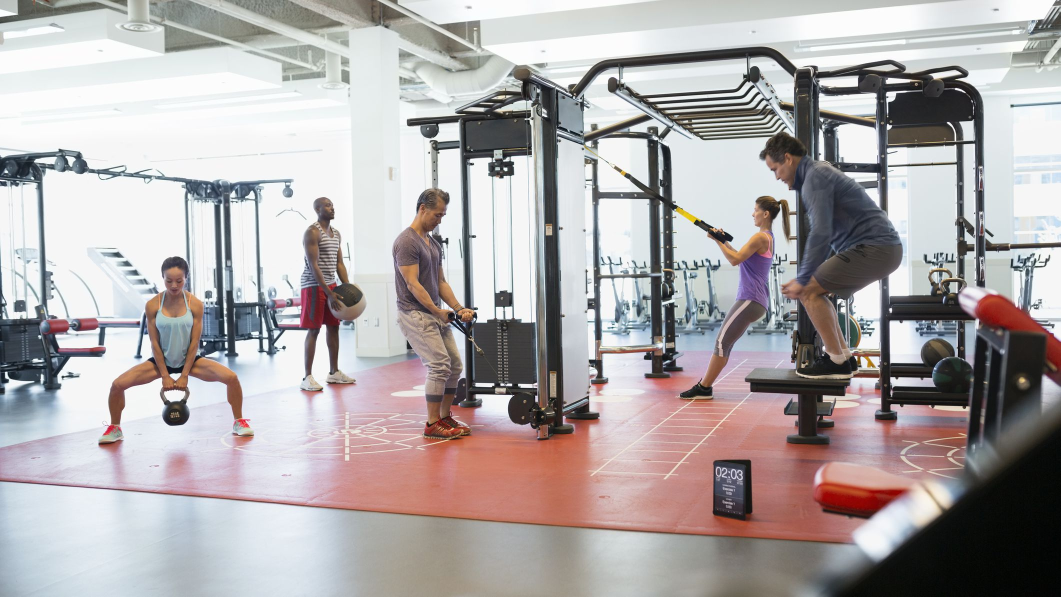
#> input picture dataPrep/BackgroundDir/bg2.jpg, 2121 x 1193 px (shown at 1/2 size); its folder holds 2 pictures in this run
$ python bgAdd.py
#> lines starting #> are read from the running program, lines starting #| are printed output that depends on the picture; pictures that were not available may be replaced by others from this repository, and a replacement may not be noted
from PIL import Image
from PIL import ImageFilter
import os

inputDir = "./cleanedImg"
outputDir = "./ImgWithBackground"
bgDir = "./BackgroundDir"

newSize = (500, 500)

def transparent_bg_square(img):
    #return a white-background-color image having the img in exact center
    size = tuple(int(1.5 * elem) for elem in img.size)
    layer = Image.new('RGBA', size, (0,0,0,0))
    layer.paste(img, tuple(map(lambda x:int((x[0]-x[1])/2), zip(size, img.size))))
    return layer

try:
  os.mkdir(outputDir)
except:
  pass

ImgDirs = os.listdir(inputDir)
BgImgs = os.listdir(bgDir)

for bg in BgImgs:
  background = Image.open(bgDir+ "/" +bg)
#> background is the input picture: PIL image 2121x1193 RGB; mean R, G, B 174.3, 168.7, 169.2
  background = background.resize(newSize)
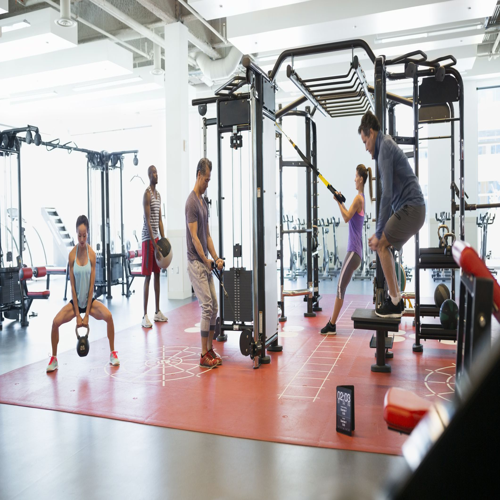
#> background: PIL image 500x500 RGB; mean R, G, B 174.3, 168.7, 169.2
  for dir in ImgDirs:
    files = os.listdir(inputDir + "/" + dir)
    for index, f in enumerate(files):
      imgDir = inputDir + "/" + dir + "/" + f
      foreground = Image.open(imgDir)

      foreground = transparent_bg_square(foreground)
#> in transparent_bg_square, `layer = Image.new('RGBA', size, (0,0,0,0))`: layer: PIL image 3181x1789 RGBA; every value is 0
#> in transparent_bg_square, `layer.paste(img, tuple(map(lambda x:int((x[0]-x[1])/2), zip(size, img...`:
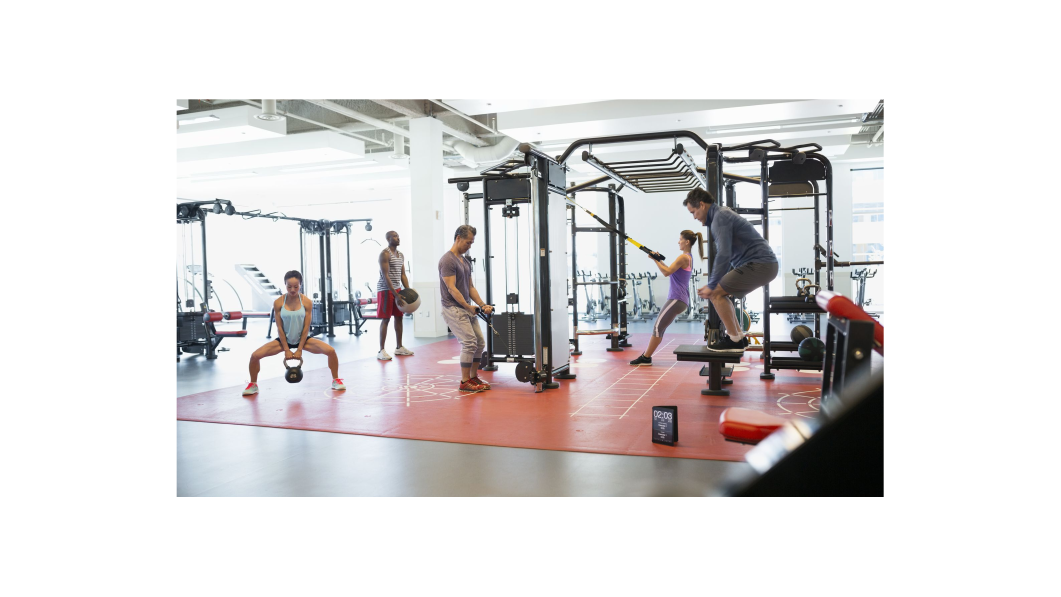
#> layer: PIL image 3181x1789 RGBA (shown at 1/3 size); mean R, G, B, A 77.5, 75, 75.2, 113.4; transparent parts drawn white
      foreground = foreground.resize(newSize)
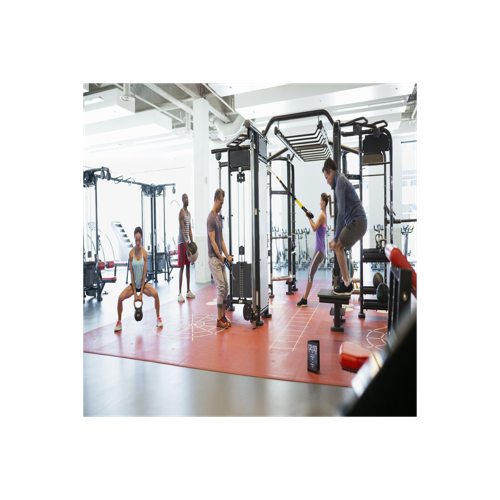
#> foreground: PIL image 500x500 RGBA; mean R, G, B, A 77.8, 75.3, 75.5, 113.4; transparent parts drawn white
      #combine foreground and background
      background = background.convert("RGBA")
#> background: PIL image 500x500 RGBA
      foreground = foreground.convert("RGBA")
      composite_img = Image.alpha_composite(background, foreground)
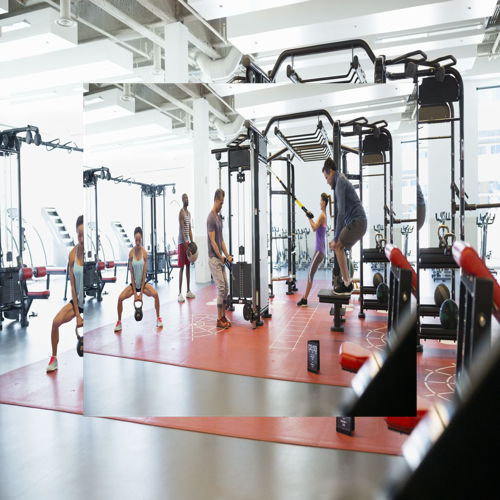
#> composite_img: PIL image 500x500 RGBA; mean R, G, B, A 174.4, 170.8, 171.1, 255

      #blend/blur composite image with a Gaussian filter
      composite_img = composite_img.filter(ImageFilter.GaussianBlur(radius=0.7))

      #save final composite image
      try:
        composite_img.save(outputDir + "/" + dir + "/" + str(index) + " over " + bg.split('.')[0] + ".png", 'PNG')
      except:
        os.mkdir(outputDir + "/" + dir)
        composite_img.save(outputDir + "/" + dir + "/" + str(index) + " over " + bg.split('.')[0] + ".png", 'PNG')
#> pass 2 of the loop `for bg in BgImgs:`:
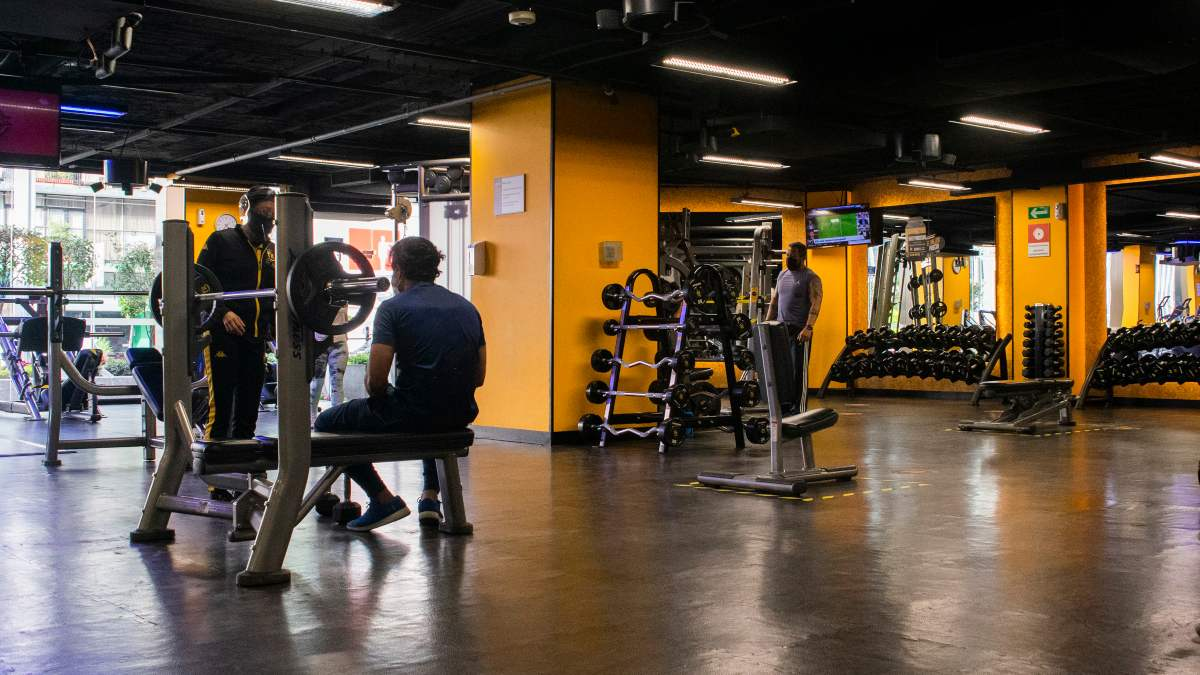
#> input picture dataPrep/BackgroundDir/bg3.jpg, 1200 x 675 px
#> background is the input picture: PIL image 1200x675 RGB; mean R, G, B 92.6, 77.8, 62.9
#> `background = background.resize(newSize)`:
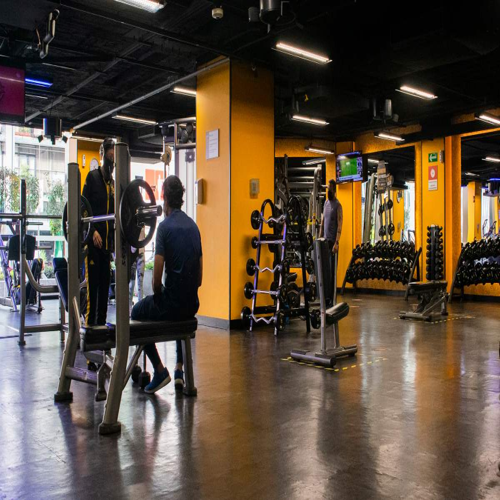
#> background: PIL image 500x500 RGB; mean R, G, B 92.6, 77.8, 63
#> `composite_img = Image.alpha_composite(background, foreground)`:
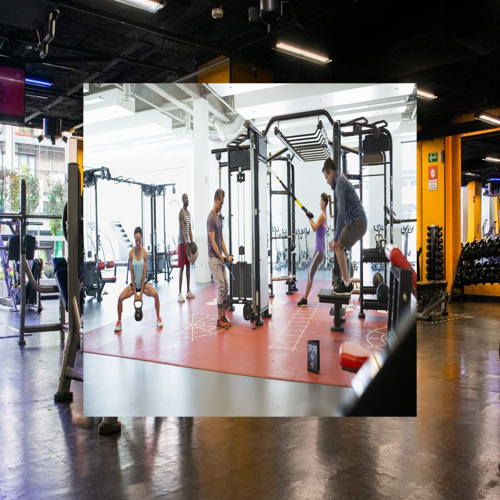
#> composite_img: PIL image 500x500 RGBA; mean R, G, B, A 127.2, 118.7, 114.1, 255
